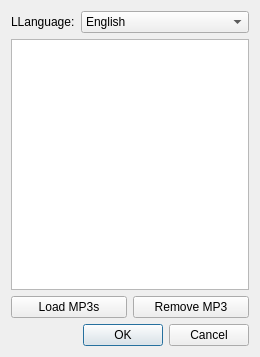
<?xml version="1.0" encoding="UTF-8"?>
<ui version="4.0">
 <class>Dialog</class>
 <widget class="QDialog" name="Dialog">
  <property name="geometry">
   <rect>
    <x>0</x>
    <y>0</y>
    <width>260</width>
    <height>357</height>
   </rect>
  </property>
  <property name="windowTitle">
   <string>Dialog</string>
  </property>
  <layout class="QVBoxLayout" name="verticalLayout">
   <item>
    <layout class="QFormLayout" name="formLayout">
     <item row="0" column="0">
      <widget class="QLabel" name="label">
       <property name="text">
        <string>LLanguage:</string>
       </property>
      </widget>
     </item>
     <item row="0" column="1">
      <widget class="QComboBox" name="languageSelect">
       <item>
        <property name="text">
         <string>English</string>
        </property>
       </item>
      </widget>
     </item>
    </layout>
   </item>
   <item>
    <widget class="QListWidget" name="audioList" />
   </item>
   <item>
    <layout class="QHBoxLayout" name="horizontalLayout">
     <item>
      <widget class="QPushButton" name="AddAudioButton">
       <property name="text">
        <string>Load MP3s</string>
       </property>
      </widget>
     </item>
     <item>
      <widget class="QPushButton" name="removeAudioButton">
       <property name="text">
        <string>Remove MP3</string>
       </property>
      </widget>
     </item>
    </layout>
   </item>
   <item>
    <widget class="QDialogButtonBox" name="buttonBox">
     <property name="orientation">
      <enum>Qt::Horizontal</enum>
     </property>
     <property name="standardButtons">
      <set>QDialogButtonBox::Cancel|QDialogButtonBox::Ok</set>
     </property>
    </widget>
   </item>
  </layout>
 </widget>
 <resources />
 <connections>
  <connection>
   <sender>buttonBox</sender>
   <signal>accepted()</signal>
   <receiver>Dialog</receiver>
   <slot>accept()</slot>
   <hints>
    <hint type="sourcelabel">
     <x>248</x>
     <y>254</y>
    </hint>
    <hint type="destinationlabel">
     <x>157</x>
     <y>274</y>
    </hint>
   </hints>
  </connection>
  <connection>
   <sender>buttonBox</sender>
   <signal>rejected()</signal>
   <receiver>Dialog</receiver>
   <slot>reject()</slot>
   <hints>
    <hint type="sourcelabel">
     <x>316</x>
     <y>260</y>
    </hint>
    <hint type="destinationlabel">
     <x>286</x>
     <y>274</y>
    </hint>
   </hints>
  </connection>
 </connections>
</ui>
